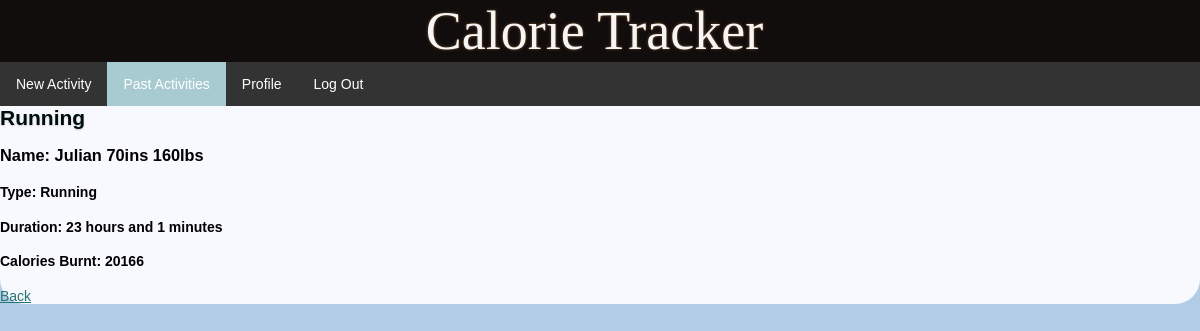
The page /activity/1 (signed in) on the database its author committed.
### models.py (models this page shows, shortened)
class Activity(db.Model):
	__tablename__ = 'activity'
	activity_id = db.Column(db.Integer, primary_key=True)
	parent_id = db.Column(db.Integer, db.ForeignKey('user.user_id'), nullable=True)
	users = relationship("User", backref="activity", lazy="dynamic", foreign_keys='User.curr_room', post_update=True)
	date_created = db.Column(db.DateTime, nullable=True)
	activity_type = db.Column(db.String(24), nullable=False)
	duration = db.Column(db.Integer, nullable=False)
	duration_minutes = db.Column(db.Integer, nullable=False)
	calculation = db.Column(db.Integer, nullable=False)
	weight = db.Column(db.Integer, nullable=False)
	height = db.Column(db.Integer, nullable=False)
	age = db.Column(db.Integer, nullable=False)

class User(db.Model):
	__tablename__ = 'user'
	user_id = db.Column(db.Integer, primary_key=True)
	username = db.Column(db.String(24), nullable=False)
	pw_hash = db.Column(db.String(64), nullable=False)
	age = db.Column(db.Integer, nullable=False)
	weight = db.Column(db.Integer, nullable=False)
	height = db.Column(db.Integer, nullable=False)
	activities = relationship("Activity", backref="user", lazy="dynamic", foreign_keys='Activity.parent_id', post_update=True)
	curr_room = db.Column(db.Integer, db.ForeignKey('activity.activity_id', use_alter=True), nullable=True)
	update = db.Column(db.DateTime, nullable=True)
	def __repr__(self):
		return '{}'.format(self.username)

### calorie.py (the view)
@app.route('/activity/<activityid>', methods=['GET', 'POST'])
def activity(activityid):
	room = Activity.query.filter_by(activity_id=activityid).first()
	if room is None:
		abort(404)
	room.users.append(g.user)
	g.user.update = None
	db.session.commit()
	return render_template('activity.html', activity=room)

### calorie.py (called while the page is built)
@app.before_request
def before_request():
    g.user = None
    if 'user_id' in session:
        g.user = User.query.filter_by(user_id=session['user_id']).first()

### templates/activity.html (shortened to what this page needs)
{% extends "layout.html" %}
{% block body %}
<ul>
  <li><a href="{{ url_for('newActivity') }}">New Activity </a></li>
  <li class="active"><a href="{{ url_for('home') }}">Past Activities </a></li>
  <li><a href="{{ url_for('profile') }}">Profile</a></li>
  <li><a href="{{ url_for('logout') }}">Log Out</a></li>
</ul>
  <h2>{{ activity.activity_type }}</h2>
  <h3> Name: {{ activity.user }} {{activity.height}}ins {{activity.weight}}lbs</h3>
  <h4> Type: {{ activity.activity_type }} </h4>
  <h4> Duration: {{ activity.duration }} hours and {{ activity.duration_minutes }} minutes</h4>
  <h4> Calories Burnt: {{ activity.calculation }}</h4>
  <form id="form">
    <a href="{{ url_for('home') }}"> Back </a>
  </form>
</div>
{% endblock %}

### static/style.css (style rules this page uses)
a { color: #26776F; }
div.page h2 { margin: 0 0 15px 0; color: #000f0e; font-family: 'Avantgarde,' sans-serif; text-shadow: 0 1px 2px #ccc; }
ul { list-style-type: none; margin: 0; padding: 0; overflow: hidden; background-color: #333; }
li { float: left; }
li a { display: block; color: white; text-align: center; padding: 14px 16px; text-decoration: none; }
.active { background-color: rgb(167, 203, 208); }

### rows shown on the page
Activity: activity_type "Running", height "70", weight "160", duration "23", duration_minutes "1", calculation "20166"
User: user "Julian"
